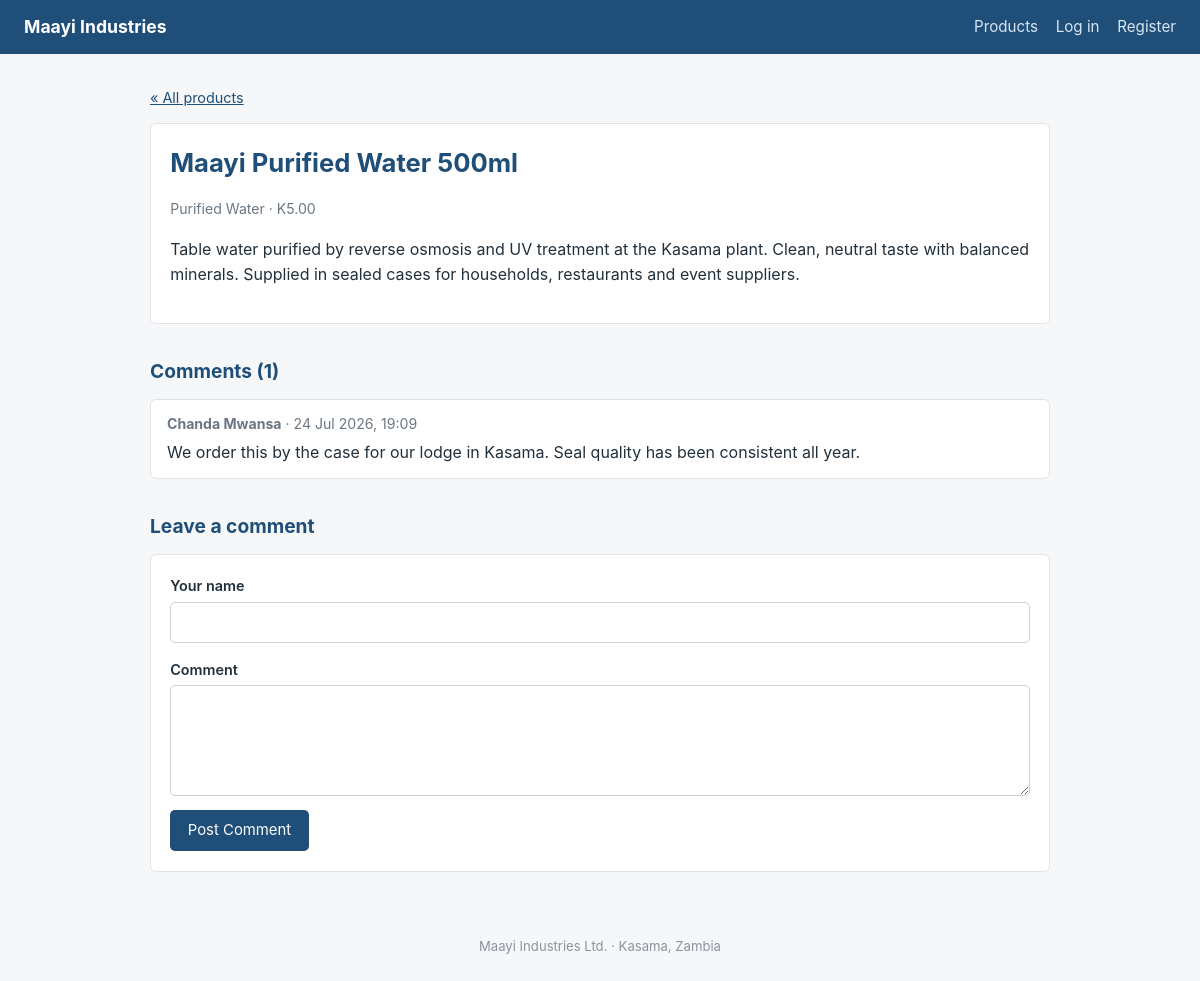
Screenshot of /page.php?id=1 with the database file from the repository.
### tables this page shows
CREATE TABLE pages (
    page_id     INT AUTO_INCREMENT PRIMARY KEY,
    title       VARCHAR(150)  NOT NULL,
    category_id INT           NULL,
    body        TEXT          NOT NULL,
    price       DECIMAL(10,2) NOT NULL DEFAULT 0.00,
    created_at  DATETIME      NOT NULL DEFAULT CURRENT_TIMESTAMP,
    updated_at  DATETIME      NOT NULL DEFAULT CURRENT_TIMESTAMP
                              ON UPDATE CURRENT_TIMESTAMP,
    CONSTRAINT fk_pages_category
        FOREIGN KEY (category_id) REFERENCES categories(category_id)
        ON DELETE SET NULL
);

CREATE TABLE categories (
    category_id INT AUTO_INCREMENT PRIMARY KEY,
    name        VARCHAR(80) NOT NULL UNIQUE
);

CREATE TABLE comments (
    comment_id  INT AUTO_INCREMENT PRIMARY KEY,
    page_id     INT          NOT NULL,
    author_name VARCHAR(80)  NOT NULL,
    body        TEXT         NOT NULL,
    created_at  DATETIME     NOT NULL DEFAULT CURRENT_TIMESTAMP,
    CONSTRAINT fk_comments_page
        FOREIGN KEY (page_id) REFERENCES pages(page_id)
        ON DELETE CASCADE
);

### includes/functions.php (called while the page is built, shortened)
<?php
function url(string $path = ''): string {
    $root = rtrim(dirname($_SERVER['SCRIPT_NAME']), '/\\');
    $root = preg_replace('#/admin$#', '', $root);
    return $root . '/' . ltrim($path, '/');
}
function e(?string $text): string {
    return htmlspecialchars($text ?? '', ENT_QUOTES, 'UTF-8');
}

### page.php (the view, shortened to what this page needs)
<?php
require_once __DIR__ . '/includes/db.php';
require_once __DIR__ . '/includes/functions.php';
$id = clean_id($_GET['id'] ?? null);
$stmt = $pdo->prepare(
    'SELECT pages.*, categories.name AS category_name
       FROM pages
       LEFT JOIN categories ON pages.category_id = categories.category_id
      WHERE pages.page_id = ?'
);
$stmt->execute([$id]);
$page = $stmt->fetch();
$author = '';
$body   = '';
$stmt = $pdo->prepare('SELECT * FROM comments WHERE page_id = ? ORDER BY created_at DESC');
$stmt->execute([$id]);
$comments = $stmt->fetchAll();
require_once __DIR__ . '/includes/header.php';
?>
<p class="crumb"><a href="<?= url('index.php') ?>">&laquo; All products</a></p>
<article class="box">
    <h1><?= e($page['title']) ?></h1>
    <p class="meta">
        <?= $page['category_name'] ? e($page['category_name']) : 'Uncategorised' ?>
        &middot; K<?= number_format((float)$page['price'], 2) ?>
    </p>
    <p><?= nl2br(e($page['body'])) ?></p>
</article>
<h2>Comments (<?= count($comments) ?>)</h2>
<?php if (!$comments): ?>
    <p class="hint">No comments yet. Be the first.</p>
<?php else: ?>
    <?php foreach ($comments as $c): ?>
        <div class="comment">
            <p class="meta">
                <strong><?= e($c['author_name']) ?></strong>
                &middot; <?= date('j M Y, H:i', strtotime($c['created_at'])) ?>
            </p>
            <p><?= nl2br(e($c['body'])) ?></p>
        </div>
    <?php endforeach; ?>
<?php endif; ?>
<h2>Leave a comment</h2>
<form method="post" class="box">
    <label>Your name
        <input type="text" name="author_name" value="<?= e($author) ?>" required>
    </label>
    <label>Comment
        <textarea name="body" rows="4" required><?= e($body) ?></textarea>
    </label>
    <button type="submit">Post Comment</button>
</form>
<?php require_once __DIR__ . '/includes/footer.php'; ?>

### style.css (style rules this page uses)
body { margin: 0; font-family: -apple-system, "Segoe UI", Roboto, Arial, sans-serif; line-height: 1.6; color: #22303c; background: #f5f7f9; }
h1 { color: #1f4e79; font-size: 1.6rem; margin: 0 0 0.5rem; }
h2 { color: #1f4e79; font-size: 1.2rem; margin: 2rem 0 0.75rem; }
.meta { color: #6b7884; font-size: 0.88rem; }
.crumb { font-size: 0.9rem; }
.crumb a { color: #1f4e79; }
.box { background: #fff; border: 1px solid #dfe4e9; border-radius: 6px; padding: 1.2rem; margin-bottom: 1.5rem; }
.box label { display: block; margin-bottom: 0.9rem; font-weight: 600; font-size: 0.9rem; }
.box input, .box select, .box textarea { display: block; width: 100%; box-sizing: border-box; margin-top: 0.3rem; padding: 0.5rem 0.6rem; border: 1px solid #c9d2da; border-radius: 5px; font: inherit; font-weight: normal; color: #22303c; background: #fff; }
.box textarea { resize: vertical; }
button, .button { display: inline-block; background: #1f4e79; color: #fff; border: none; padding: 0.55rem 1.1rem; border-radius: 5px; font: inherit; font-size: 0.93rem; cursor: pointer; text-decoration: none; }
.comment { background: #fff; border: 1px solid #dfe4e9; border-radius: 6px; padding: 0.8rem 1rem; margin-bottom: 0.6rem; }
.comment p { margin: 0.3rem 0 0; }
.comment .meta { margin: 0; }

### rows the page displays
pages: title "Maayi Purified Water 500ml", category.name "Purified Water", price "5.00", body "Table water purified by reverse osmosis and UV treatment at the Kasama plant. Clean, neutral taste with balanced minerals. Supplied in sealed cases for households, restaurants and event suppliers."
comments: author_name "Chanda Mwansa", created_at "24 Jul 2026, 19:09", body "We order this by the case for our lodge in Kasama. Seal quality has been consistent all year."

### other values shown
count($comments) "1"
